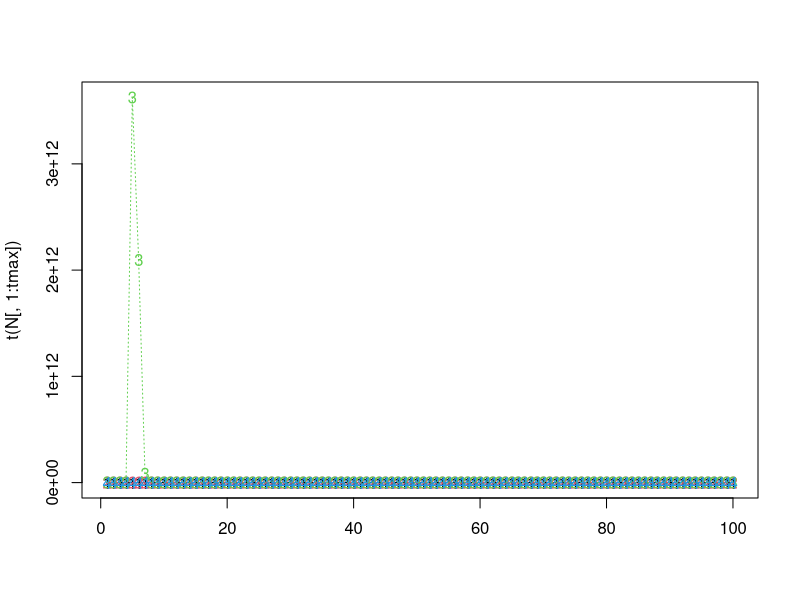
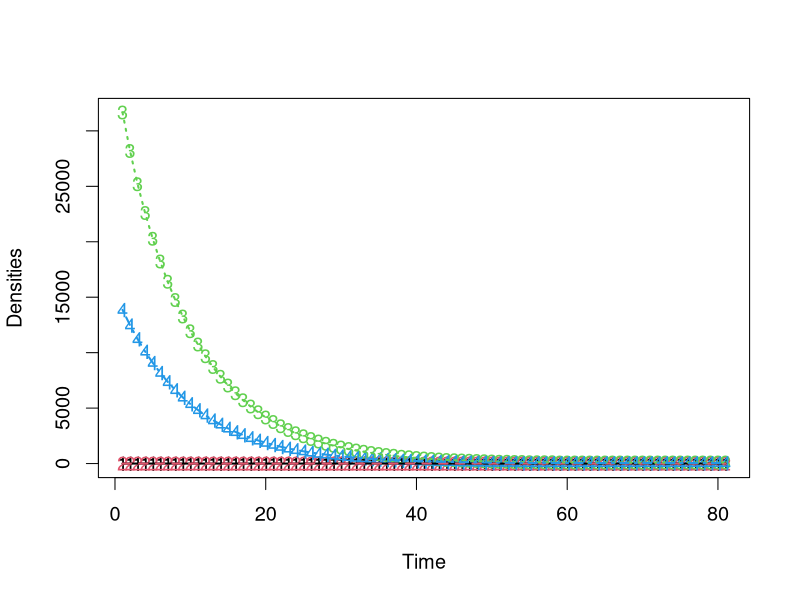
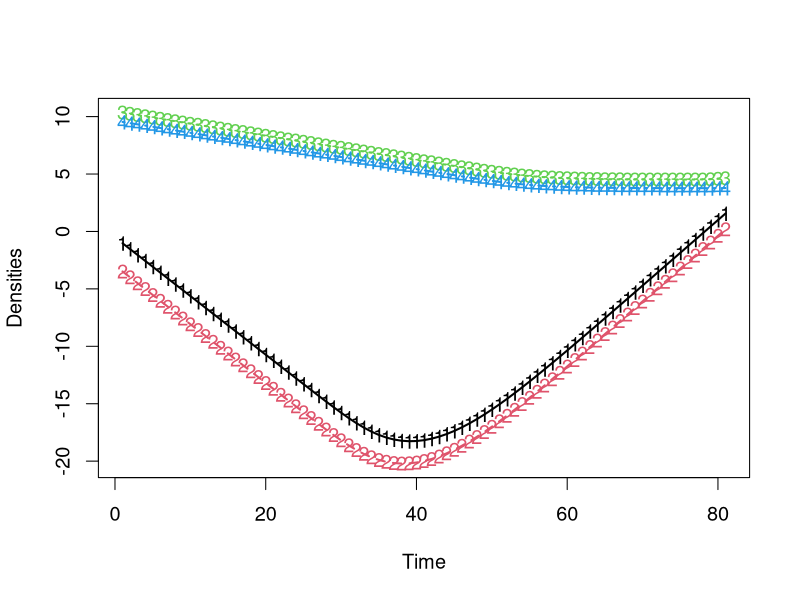

Here is the R script that generated these plots, in order:
#####################################################################################################################################
### FBarraquand & OGimenez 14/11/2017 -- Two species density-dependent matrix model // predator -prey version
### 'New' version with density-dependence intra and inter affecting four vital rates, each vital rate affected once
### 18/03/2018 Added the exponential function just like in Neubert & Caswell or Bachar's internship 
#####################################################################################################################################

library('Matrix')

####################### Definition of functions #####################################################

logistic=function(x,x_thresh=1,steepness=1){
return(1/(1+exp(-steepness*(x-x_thresh))))
}

# Computes vital rates from the state vector N 
vital_rates=function(params,N){

############ Parameters used as inputs #################################################################
### we have params = c(phiJ_V,phiA_V,phiJ_P,phiA_P,gamma_V,gamma_P,b_P,b_V,beta,eta,V_thresh,P_thresh)
### The vector of state variables is N = c(N^J_V,N^A_V,N^J_P,N^A_P)
#########################################################################################################

###################################### Projection matrix ####################################################
# we have a projection matrix of the form 
# for prey: [(1-gamma_V)*phiJ_V, b_V, 
#             gamma_V*phiJ_V,   phiA_V]
### We could eventually add a + bJ_V juvenile fertility to the 1st line first column for e.g. passerine birds
# for predator: [(1-gamma_P)*phiJ_P, b_P, 
#             gamma_P*phiJ_P,   phiA_P]
##################################################################################################################

########### Density-dependence ##############################################################################
# Here we use 4 different vital rates upon which the densities impose some density-dependence
# Each of these 4 VRs is affected by different element of the state vector N   
# Now beta[i] models threshold value for the density-dependent term i
# and eta[i] controls the steepness of the logistic function employed
# Thus we lose 2 parameters compared with the previous version
  
# lambda[i] is the new parameter in the exponential
#############################################################################################################

VR=matrix(NA,nrow=4,ncol=4)
#beta = params[9:12] # beta = c(15,10,15,5) # predation kicks in at higher densities than prey DD
#eta = params[13:16] # eta = c(-1,-1,1,-1)
lambda = params[9:12] 
### Sidenote: it looks like the logistic allows two implicitly connect better than other functions
### the prey mortality and predator reproduction process because we can specify one as the inverse
### of the other, and with similar threshold of juv prey density for both processes

f=rep(NA,4) ### functions
f[1] = exp(-lambda[1]*N[2])     #effects of adult prey on juvenile prey
f[2] = exp(-lambda[2]*N[4])     #effects of adult predators on prey juv survival 
f[3] = exp(-lambda[3]*N[4])     #effects of adult predators on juvenile predator survival
#f[4] = 1 - exp(-lambda[4]*N[1]) #adult predator eats juvenile prey which enhances predator prod
f[4] = exp(lambda[4]*N[1])

VR_prey = matrix(c((1-params[5])*params[1]*f[2], params[7]*f[1], 
            params[5]*params[1]*f[2],  params[2]),nrow = 2, ncol = 2, byrow = TRUE)

VR_pred =  matrix(c((1-params[6])*params[3]*f[3], params[8]*f[4], 
             params[6]*params[3]*f[3], params[4]),nrow = 2, ncol = 2, byrow = TRUE)

VR=bdiag(VR_prey,VR_pred)

return(VR)

### Eventually, the O blocks of this matrix could be used to model interactions later on 
### (i.e., matter flow leaving the prey for the predator) with appropriate density-dependencies
}

############################################# end of functions def. ############################################################


################### Main program ############################################################################################### 

### Initialization
set.seed(42) 

# Define parameters
tmax = 100 #max time for sim

### Parameters revised

### Max rate parameters
# Prey (max) survival (v for victim)
phiJ_V = 0.4
phiA_V = 0.6
# Predator survival 
phiJ_P = 0.7 ## 0.5 to 0/7 
phiA_P = 0.9 ## 0.9 to 0.97
# Transition rate from juvenile to adulthood
gamma_V = 1
gamma_P = 0.5 #1/4 to 1 
# Reproduction (b or pi or f) max rate // only adults reproduce
b_P = 2 # 0.25 (albatross -- one chick every two year, hence 1 female in 4 years) to 7 (artic fox)
b_V = 7 # 5 to 10 (20 females sounds like a max per year, even for a vole...)

###################### Density-dependence parameters #####################################
### Now beta is the vector of threshold values and eta the vector of steepness
#beta = c(15,10,15,5) # predation kicks in at higher densities than prey DD
beta = c(15,30,5,10)
eta = c(-1,-1,-1,1)
### Threshold changed for exponential, since these are defined to half-reduction densities
x_lambda = c(100,100,15,15)
lambda = log(2)/x_lambda

### Sidenote: it looks like the logistic allows two implicitly connect better than other functions
### the prey mortality and predator reproduction process because we can specify one as the inverse
### of the other, and with similar threshold of juv prey density for both processes

### --- would be easier to compute as fraction of equilibrium densities... 

# Bundle the whole shabang into a single vector, which we then feed to the function
#params = c(phiJ_V,phiA_V,phiJ_P,phiA_P,gamma_V,gamma_P,b_P,b_V,beta,eta)
params = c(phiJ_V,phiA_V,phiJ_P,phiA_P,gamma_V,gamma_P,b_V,b_P,lambda)

# Initialize the state vector
N=matrix(NA,4,tmax)
N[,1] = runif(4,50,100) ### we state 4 values for 2 species and 2 stages

############################# Loop over time #################################################################

for (t in 1:(tmax-1)){
	## Compute vital rates as a function of the initial state
	vital_rate_matrix = as.matrix(vital_rates(params,N[,t])) 
	N[,t+1] = vital_rate_matrix %*% N[,t] 
}
N[,tmax]
matplot(t(N[,1:tmax]))
matlines(t(N[,1:tmax]))
############################################ end of simulation ##################################################################

pdf(file="TimePlot_BGpredation_exponential_noSaturation.pdf",width=12,height=8)
par(cex=1.2)
matplot(t(N[,20:tmax]),xlab="Time",ylab="Densities")
matlines(t(N[,20:tmax]),lwd=2)
dev.off()

pdf(file="TimePlot_BGpredation_exponential_log_noSaturation.pdf",width=12,height=8)
par(cex=1.2)
matplot(t(log(N[,20:tmax])),xlab="Time",ylab="Densities")
matlines(t(log(N[,20:tmax])),lwd=2)
dev.off()

### Note: I can make a program to see where we are in parameter space with the density-independent model
# We want to have the largest eigenvalue close to 1 in terms of modulus
### or can't we look at it this way? 

# Computes vital rates from the state vector N 
max_modulusEigen_DImodel=function(params, factorCorrect = 1 ){
  
  VR=matrix(NA,nrow=4,ncol=4)
  # factorCorrect // May be used to lower the vital rates based on the fact that their are lower in the DD model
  VR_prey = matrix(c((1-params[5])*params[1]*factorCorrect, params[7], 
                     params[5]*params[1]*factorCorrect,  params[2]),nrow = 2, ncol = 2, byrow = TRUE)
  
  VR_pred =  matrix(c((1-params[6])*params[3], params[8]*factorCorrect, 
                      params[6]*params[3], params[4]),nrow = 2, ncol = 2, byrow = TRUE)
  
  VR=bdiag(VR_prey,VR_pred)
  max_eig = max(abs(eigen(VR)$values))
  return(max_eig)
}

max_modulusEigen_DImodel(params)
max_modulusEigen_DImodel(params,factorCorrect = 0.5)
max_modulusEigen_DImodel(params,factorCorrect = 0.1)

## This parameter set seems to highlight interesting 4-point cycles for the prey 
## coexisting with longer cycles for the predator, which is super interesting. 

